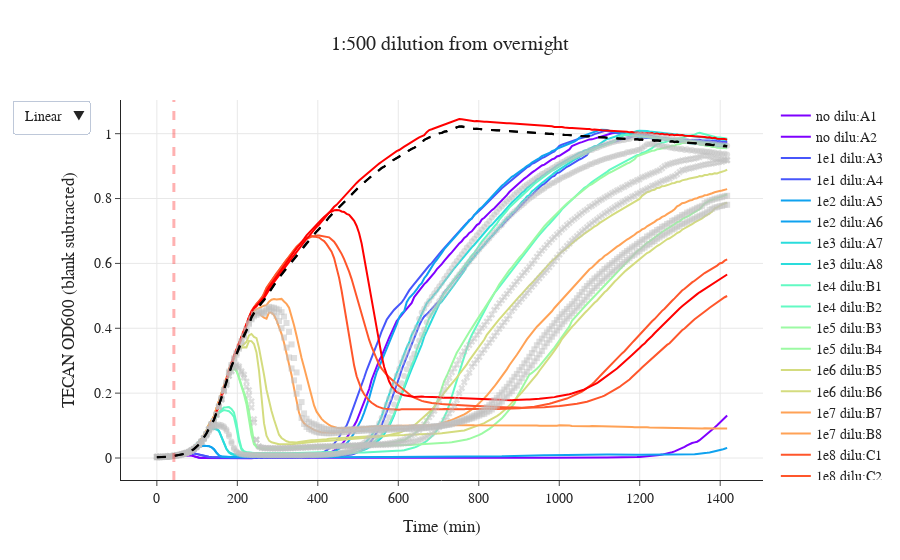

The code cell stored with this chart in its notebook:
### Code cell
xdata = df.to_numpy()[0]/60;

labels = list(my_dict.keys())

fig = go.Figure()
k = 0;
for label_ in labels:
    for j in my_dict[label_]:
        fig.add_trace(go.Scatter(
        x=xdata,
        y=df.loc[j].to_numpy()-ymean,
        mode='lines', # Style name/legend entry with html tags
        name=label_+':'+j,
        line=dict(color=colors_hex[k]),# override default to connect the gaps
        ))
    k =k+1;

for spl in ['D1','D2']:
    fig.add_trace(go.Scatter(
            x=xdata,
            y=df.loc[spl].to_numpy()-ymean,
            mode='markers', # Style name/legend entry with html tags
            name='splA:'+spl,
            marker_color='rgba(192, 192, 192, 0.5)',
            marker_symbol='circle',
        ))    
    
for spl in ['D3','D4']:
    fig.add_trace(go.Scatter(
            x=xdata,
            y=df.loc[spl].to_numpy()-ymean,
            mode='markers', # Style name/legend entry with html tags
            name='splB:'+spl,
            marker_color='rgba(192, 192, 192, 0.5)',
            marker_symbol='x',
        ))    
    
for spl in ['D5','D6']:
    fig.add_trace(go.Scatter(
            x=xdata,
            y=df.loc[spl].to_numpy()-ymean,
            mode='markers', # Style name/legend entry with html tags
            name='splC:'+spl,
            marker_color='rgba(192, 192, 192, 0.5)',
            marker_symbol='square',
        ))   
    
for uninf in ['C5','C6']:
    fig.add_trace(go.Scatter(
            x=xdata,
            y=df.loc[uninf].to_numpy()-ymean,
            mode='lines', # Style name/legend entry with html tags
            name='uninf:'+uninf,
            line=dict(color='black',dash='dash'),# override default to connect the gaps
        ))

fig.add_vline(x=xdata[6], line_width=3, line_dash="dash", line_color="red")    

fig.update_layout(xaxis_title='Time (min)',\
                  yaxis_title='TECAN OD600 (blank subtracted)',\
                  updatemenus=[dict(\
                       buttons=[\
                                dict(label="Linear",  method="relayout", args=[{"yaxis.type": "linear"}]),\
                                dict(label="Log", method="relayout", args=[{"yaxis.type": "log"}]),\
                               ])])
fig.update_xaxes(showgrid=True)
fig.update_yaxes(showgrid=True)
fig.update_layout(title_text='1:500 dilution from overnight', title_x=0.5)
fig.layout.font.family = 'Arial'; fig.layout.font.size = 14

fig.show()
#fig.write_html("../data_240130/03_OD_nonblank_T5.html")

### Figure 1 — Plotly figure (JSON) as saved in the notebook; plotly's stock layout.template omitted (floating-point values rounded to 4 significant figures; data arrays with more than 128 entries replaced by an {"elided": "..."} marker saying what was removed)
{"data": [{"line": {"color": "#7f00ff"}, "mode": "lines", "name": "no dilu:A1", "type": "scatter", "x": {"elided": "228 float values"}, "y": {"elided": "228 float values"}}, {"line": {"color": "#7f00ff"}, "mode": "lines", "name": "no dilu:A2", "type": "scatter", "x": {"elided": "228 float values"}, "y": {"elided": "228 float values"}}, {"line": {"color": "#4756fb"}, "mode": "lines", "name": "1e1 dilu:A3", "type": "scatter", "x": {"elided": "228 float values"}, "y": {"elided": "228 float values"}}, {"line": {"color": "#4756fb"}, "mode": "lines", "name": "1e1 dilu:A4", "type": "scatter", "x": {"elided": "228 float values"}, "y": {"elided": "228 float values"}}, {"line": {"color": "#0fa2ef"}, "mode": "lines", "name": "1e2 dilu:A5", "type": "scatter", "x": {"elided": "228 float values"}, "y": {"elided": "228 float values"}}, {"line": {"color": "#0fa2ef"}, "mode": "lines", "name": "1e2 dilu:A6", "type": "scatter", "x": {"elided": "228 float values"}, "y": {"elided": "228 float values"}}, {"line": {"color": "#2adcdc"}, "mode": "lines", "name": "1e3 dilu:A7", "type": "scatter", "x": {"elided": "228 float values"}, "y": {"elided": "228 float values"}}, {"line": {"color": "#2adcdc"}, "mode": "lines", "name": "1e3 dilu:A8", "type": "scatter", "x": {"elided": "228 float values"}, "y": {"elided": "228 float values"}}, {"line": {"color": "#62fac3"}, "mode": "lines", "name": "1e4 dilu:B1", "type": "scatter", "x": {"elided": "228 float values"}, "y": {"elided": "228 float values"}}, {"line": {"color": "#62fac3"}, "mode": "lines", "name": "1e4 dilu:B2", "type": "scatter", "x": {"elided": "228 float values"}, "y": {"elided": "228 float values"}}, {"line": {"color": "#9cfaa3"}, "mode": "lines", "name": "1e5 dilu:B3", "type": "scatter", "x": {"elided": "228 float values"}, "y": {"elided": "228 float values"}}, {"line": {"color": "#9cfaa3"}, "mode": "lines", "name": "1e5 dilu:B4", "type": "scatter", "x": {"elided": "228 float values"}, "y": {"elided": "228 float values"}}, {"line": {"color": "#d4dc7f"}, "mode": "lines", "name": "1e6 dilu:B5", "type": "scatter", "x": {"elided": "228 float values"}, "y": {"elided": "228 float values"}}, {"line": {"color": "#d4dc7f"}, "mode": "lines", "name": "1e6 dilu:B6", "type": "scatter", "x": {"elided": "228 float values"}, "y": {"elided": "228 float values"}}, {"line": {"color": "#ffa256"}, "mode": "lines", "name": "1e7 dilu:B7", "type": "scatter", "x": {"elided": "228 float values"}, "y": {"elided": "228 float values"}}, {"line": {"color": "#ffa256"}, "mode": "lines", "name": "1e7 dilu:B8", "type": "scatter", "x": {"elided": "228 float values"}, "y": {"elided": "228 float values"}}, {"line": {"color": "#ff562b"}, "mode": "lines", "name": "1e8 dilu:C1", "type": "scatter", "x": {"elided": "228 float values"}, "y": {"elided": "228 float values"}}, {"line": {"color": "#ff562b"}, "mode": "lines", "name": "1e8 dilu:C2", "type": "scatter", "x": {"elided": "228 float values"}, "y": {"elided": "228 float values"}}, {"line": {"color": "#ff0000"}, "mode": "lines", "name": "1e9 dilu:C3", "type": "scatter", "x": {"elided": "228 float values"}, "y": {"elided": "228 float values"}}, {"line": {"color": "#ff0000"}, "mode": "lines", "name": "1e9 dilu:C4", "type": "scatter", "x": {"elided": "228 float values"}, "y": {"elided": "228 float values"}}, {"marker": {"color": "rgba(192, 192, 192, 0.5)", "symbol": "circle"}, "mode": "markers", "name": "splA:D1", "type": "scatter", "x": {"elided": "228 float values"}, "y": {"elided": "228 float values"}}, {"marker": {"color": "rgba(192, 192, 192, 0.5)", "symbol": "circle"}, "mode": "markers", "name": "splA:D2", "type": "scatter", "x": {"elided": "228 float values"}, "y": {"elided": "228 float values"}}, {"marker": {"color": "rgba(192, 192, 192, 0.5)", "symbol": "x"}, "mode": "markers", "name": "splB:D3", "type": "scatter", "x": {"elided": "228 float values"}, "y": {"elided": "228 float values"}}, {"marker": {"color": "rgba(192, 192, 192, 0.5)", "symbol": "x"}, "mode": "markers", "name": "splB:D4", "type": "scatter", "x": {"elided": "228 float values"}, "y": {"elided": "228 float values"}}, {"marker": {"color": "rgba(192, 192, 192, 0.5)", "symbol": "square"}, "mode": "markers", "name": "splC:D5", "type": "scatter", "x": {"elided": "228 float values"}, "y": {"elided": "228 float values"}}, {"marker": {"color": "rgba(192, 192, 192, 0.5)", "symbol": "square"}, "mode": "markers", "name": "splC:D6", "type": "scatter", "x": {"elided": "228 float values"}, "y": {"elided": "228 float values"}}, {"line": {"color": "black", "dash": "dash"}, "mode": "lines", "name": "uninf:C5", "type": "scatter", "x": {"elided": "228 float values"}, "y": {"elided": "228 float values"}}, {"line": {"color": "black", "dash": "dash"}, "mode": "lines", "name": "uninf:C6", "type": "scatter", "x": {"elided": "228 float values"}, "y": {"elided": "228 float values"}}], "layout": {"font": {"family": "Arial", "size": 14}, "shapes": [{"line": {"color": "red", "dash": "dash", "width": 3}, "type": "line", "x0": 42.31, "x1": 42.31, "xref": "x", "y0": 0, "y1": 1, "yref": "y domain"}], "title": {"text": "1:500 dilution from overnight", "x": 0.5}, "updatemenus": [{"buttons": [{"args": [{"yaxis.type": "linear"}], "label": "Linear", "method": "relayout"}, {"args": [{"yaxis.type": "log"}], "label": "Log", "method": "relayout"}]}], "xaxis": {"showgrid": true, "title": {"text": "Time (min)"}}, "yaxis": {"showgrid": true, "title": {"text": "TECAN OD600 (blank subtracted)"}}}}
